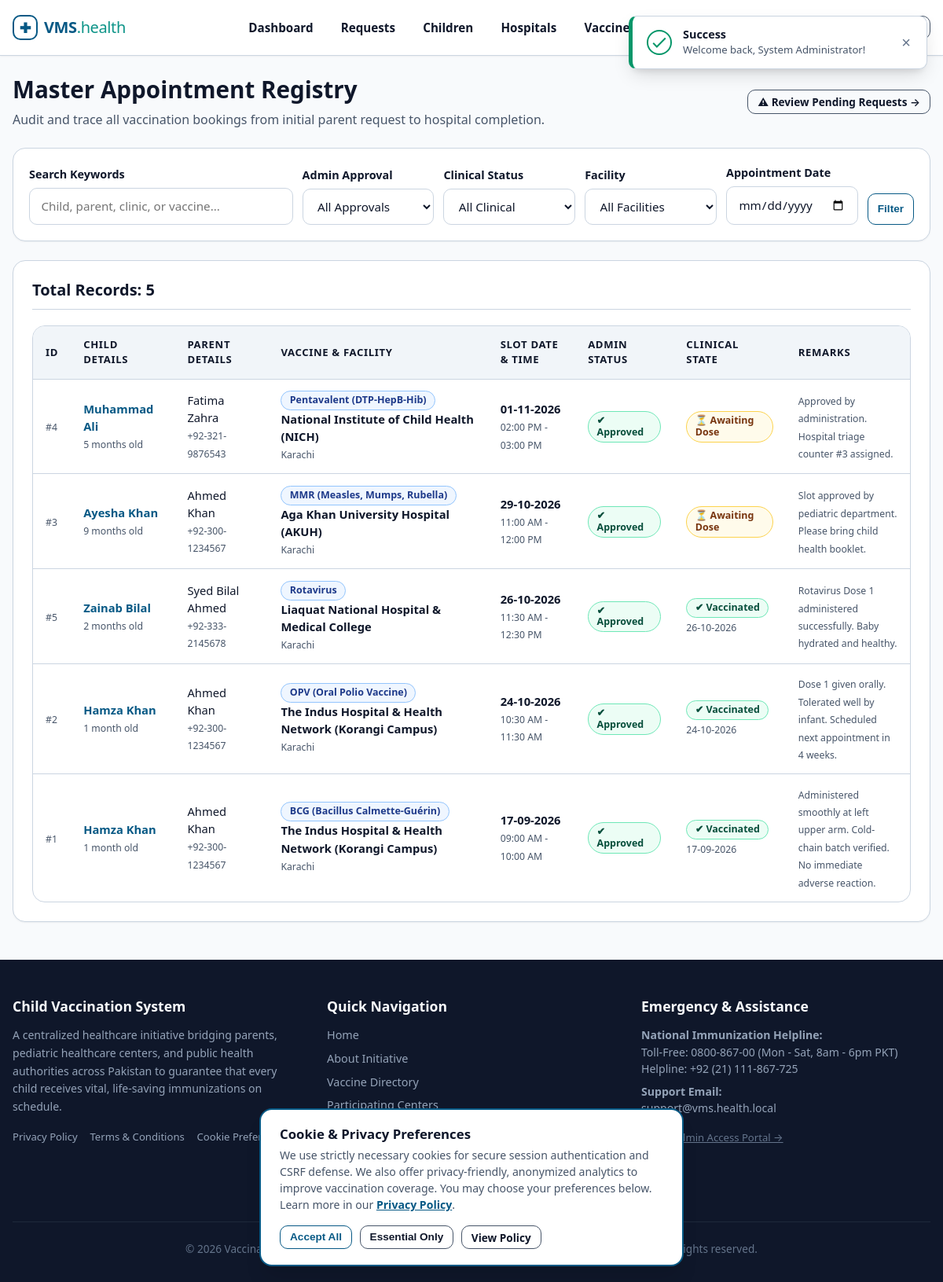
The page /vms/admin/bookings.php (signed in) on the database its author committed.
### tables this page shows
CREATE TABLE `bookings` (
  `id` INT UNSIGNED NOT NULL AUTO_INCREMENT,
  `child_id` INT UNSIGNED NOT NULL COMMENT 'Child receiving vaccination',
  `parent_id` INT UNSIGNED NOT NULL COMMENT 'Parent who booked appointment',
  `hospital_id` INT UNSIGNED NOT NULL COMMENT 'Selected vaccination center',
  `vaccine_id` INT UNSIGNED NOT NULL COMMENT 'Vaccine to be administered',
  `preferred_date` DATE NOT NULL COMMENT 'Date booked for the appointment',
  `time_slot` VARCHAR(30) NOT NULL COMMENT 'e.g. 09:00 AM - 10:00 AM',
  `admin_status` ENUM('pending', 'approved', 'rejected') NOT NULL DEFAULT 'pending' COMMENT 'Admin approval status',
  `vaccination_status` ENUM('pending', 'vaccinated', 'not_vaccinated') NOT NULL DEFAULT 'pending' COMMENT 'Hospital verification status',
  `vaccinated_on` DATETIME DEFAULT NULL COMMENT 'Timestamp when hospital confirmed vaccination',
  `remarks` TEXT DEFAULT NULL COMMENT 'Clinical observations or rejection/cancellation reasons',
  `created_at` DATETIME NOT NULL DEFAULT CURRENT_TIMESTAMP,
  PRIMARY KEY (`id`),
  KEY `idx_bookings_child` (`child_id`),
  KEY `idx_bookings_parent` (`parent_id`),
  KEY `idx_bookings_hospital` (`hospital_id`),
  KEY `idx_bookings_vaccine` (`vaccine_id`),
  KEY `idx_bookings_admin_status` (`admin_status`),
  KEY `idx_bookings_vac_status` (`vaccination_status`),
  KEY `idx_bookings_preferred_date` (`preferred_date`),
  KEY `idx_bookings_parent_child` (`parent_id`, `child_id`),
  KEY `idx_bookings_hosp_schedule` (`hospital_id`, `preferred_date`, `vaccination_status`),
  CONSTRAINT `fk_bookings_child` FOREIGN KEY (`child_id`)
    REFERENCES `children` (`id`) ON DELETE CASCADE ON UPDATE CASCADE,
  CONSTRAINT `fk_bookings_parent` FOREIGN KEY (`parent_id`)
    REFERENCES `parents` (`id`) ON DELETE CASCADE ON UPDATE CASCADE,
  CONSTRAINT `fk_bookings_hospital` FOREIGN KEY (`hospital_id`)
    REFERENCES `hospitals` (`id`) ON DELETE CASCADE ON UPDATE CASCADE,
  CONSTRAINT `fk_bookings_vaccine` FOREIGN KEY (`vaccine_id`)
    REFERENCES `vaccines` (`id`) ON DELETE CASCADE ON UPDATE CASCADE
);

CREATE TABLE `children` (
  `id` INT UNSIGNED NOT NULL AUTO_INCREMENT,
  `parent_id` INT UNSIGNED NOT NULL COMMENT 'Foreign key to parents.id',
  `name` VARCHAR(100) NOT NULL COMMENT 'Child full name',
  `dob` DATE NOT NULL COMMENT 'Date of birth used for schedule calculations',
  `gender` ENUM('male', 'female', 'other') NOT NULL COMMENT 'Biological gender',
  `blood_group` VARCHAR(10) NOT NULL COMMENT 'Blood group e.g. A+, B+, O+, AB-',
  `created_at` DATETIME NOT NULL DEFAULT CURRENT_TIMESTAMP,
  PRIMARY KEY (`id`),
  KEY `idx_children_parent_id` (`parent_id`),
  KEY `idx_children_dob` (`dob`),
  CONSTRAINT `fk_children_parent` FOREIGN KEY (`parent_id`)
    REFERENCES `parents` (`id`) ON DELETE CASCADE ON UPDATE CASCADE
);

CREATE TABLE `users` (
  `id` INT UNSIGNED NOT NULL AUTO_INCREMENT,
  `name` VARCHAR(100) NOT NULL COMMENT 'Full name of user or organization representative',
  `email` VARCHAR(120) NOT NULL COMMENT 'Unique login email address',
  `password_hash` VARCHAR(255) NOT NULL COMMENT 'Bcrypt password hash produced by password_hash()',
  `role` ENUM('admin', 'parent', 'hospital') NOT NULL COMMENT 'System role controlling authorization',
  `created_at` DATETIME NOT NULL DEFAULT CURRENT_TIMESTAMP,
  PRIMARY KEY (`id`),
  UNIQUE KEY `uk_users_email` (`email`),
  KEY `idx_users_role` (`role`)
);

CREATE TABLE `parents` (
  `id` INT UNSIGNED NOT NULL AUTO_INCREMENT,
  `user_id` INT UNSIGNED NOT NULL COMMENT 'Foreign key to users.id',
  `phone` VARCHAR(25) NOT NULL COMMENT 'Primary contact number for notifications (+92)',
  `address` TEXT NOT NULL COMMENT 'Residential physical address',
  `created_at` DATETIME NOT NULL DEFAULT CURRENT_TIMESTAMP,
  PRIMARY KEY (`id`),
  UNIQUE KEY `uk_parents_user_id` (`user_id`),
  CONSTRAINT `fk_parents_user` FOREIGN KEY (`user_id`)
    REFERENCES `users` (`id`) ON DELETE CASCADE ON UPDATE CASCADE
);

CREATE TABLE `vaccines` (
  `id` INT UNSIGNED NOT NULL AUTO_INCREMENT,
  `name` VARCHAR(100) NOT NULL COMMENT 'Vaccine name e.g. BCG, OPV, MMR',
  `description` TEXT NOT NULL COMMENT 'Medical indications, preventable illnesses, instructions',
  `recommended_age_days` INT UNSIGNED NOT NULL COMMENT 'Days from birth when dose is due (0 = Birth)',
  `doses` INT UNSIGNED NOT NULL DEFAULT 1 COMMENT 'Total recommended doses in the series',
  `status` ENUM('available', 'unavailable') NOT NULL DEFAULT 'available',
  `created_at` DATETIME NOT NULL DEFAULT CURRENT_TIMESTAMP,
  PRIMARY KEY (`id`),
  KEY `idx_vaccines_status` (`status`),
  KEY `idx_vaccines_age_days` (`recommended_age_days`)
);

CREATE TABLE `hospitals` (
  `id` INT UNSIGNED NOT NULL AUTO_INCREMENT,
  `user_id` INT UNSIGNED NOT NULL COMMENT 'Foreign key to users.id',
  `name` VARCHAR(150) NOT NULL COMMENT 'Official name of the hospital / health center',
  `address` TEXT NOT NULL COMMENT 'Street address of the hospital',
  `city` VARCHAR(80) NOT NULL COMMENT 'City where hospital is located',
  `location` VARCHAR(150) NOT NULL COMMENT 'District, zone, or prominent landmark for parent search',
  `phone` VARCHAR(25) NOT NULL COMMENT 'Hospital reception / pediatric hotline',
  `status` ENUM('active', 'inactive') NOT NULL DEFAULT 'active' COMMENT 'Account status',
  `created_at` DATETIME NOT NULL DEFAULT CURRENT_TIMESTAMP,
  PRIMARY KEY (`id`),
  UNIQUE KEY `uk_hospitals_user_id` (`user_id`),
  KEY `idx_hospitals_city` (`city`),
  KEY `idx_hospitals_status` (`status`),
  CONSTRAINT `fk_hospitals_user` FOREIGN KEY (`user_id`)
    REFERENCES `users` (`id`) ON DELETE CASCADE ON UPDATE CASCADE
);

### vms/includes/functions.php (called while the page is built, shortened)
<?php
function url(string $path = ''): string
{
    return BASE_URL . ltrim($path, '/');
}
function e($value): string
{
    return htmlspecialchars((string)$value, ENT_QUOTES, 'UTF-8');
}
function sanitizeInput($data): string
{
    return trim(str_replace(chr(0), '', $data));
}
function formatDate(?string $dateString, string $format = 'd-m-Y'): string
{
    $timestamp = strtotime($dateString);
    return date($format, $timestamp);
}
function formatAge(string $dob): string
{
    try {
        $birthDate = new DateTime($dob);
        $today = new DateTime('today');
        $diff = $birthDate->diff($today);
        if ($diff->m > 0) {
            return $diff->m . ' month' . ($diff->m > 1 ? 's' : '');
        }
        return $diff->d . ' day' . ($diff->d > 1 ? 's' : '');
    } catch (Exception $e) {
        return 'Unknown';
    }
}

### vms/admin/bookings.php (the view, shortened to what this page needs)
<?php
require_once __DIR__ . '/../includes/functions.php';
$pdo = getDBConnection();
$search          = sanitizeInput($_GET['search'] ?? '');
$filterDate      = sanitizeInput($_GET['date'] ?? '');
$sql = 'SELECT b.*,
               c.name AS child_name, c.dob AS child_dob, c.blood_group,
               p.phone AS parent_phone,
               u.name AS parent_name, u.email AS parent_email,
               h.name AS hospital_name, h.city AS hospital_city,
               v.name AS vaccine_name, v.doses AS vaccine_doses
        FROM bookings b
        JOIN children c ON b.child_id = c.id
        JOIN parents p ON b.parent_id = p.id
        JOIN users u ON p.user_id = u.id
        JOIN hospitals h ON b.hospital_id = h.id
        JOIN vaccines v ON b.vaccine_id = v.id
        WHERE 1=1';
$params = [];
$sql .= ' ORDER BY b.created_at DESC';
$stmt = $pdo->prepare($sql);
$stmt->execute($params);
$bookings = $stmt->fetchAll();
require_once __DIR__ . '/../includes/header.php';
?>
<div class="container">
    <div style="display: flex; justify-content: space-between; align-items: center; margin-bottom: 1.5rem; flex-wrap: wrap; gap: 1rem;">
        <div>
            <h1>Master Appointment Registry</h1>
            <p style="margin: 0;">Audit and trace all vaccination bookings from initial parent request to hospital completion.</p>
        </div>
        <div>
            <a href="<?= url('admin/requests.php'); ?>" class="btn btn-outline btn-sm">
                &#9888; Review Pending Requests &rarr;
            </a>
        </div>
    </div>
    <div class="card" style="margin-bottom: 1.5rem; padding: 1.25rem;">
        <form action="<?= url('admin/bookings.php'); ?>" method="GET" style="display: flex; flex-wrap: wrap; gap: 0.75rem; align-items: flex-end;">
            <div style="flex: 2; min-width: 200px;">
                <label for="search" class="form-label">Search Keywords</label>
                <input type="text" id="search" name="search" class="form-control" placeholder="Child, parent, clinic, or vaccine..." value="<?= e($search); ?>">
            </div>
            <div style="flex: 1; min-width: 140px;">
                <label for="admin_status" class="form-label">Admin Approval</label>
                <select id="admin_status" name="admin_status" class="form-select">
                    <option value="">All Approvals</option>
                </select>
            </div>
            <div style="flex: 1; min-width: 140px;">
                <label for="vac_status" class="form-label">Clinical Status</label>
                <select id="vac_status" name="vac_status" class="form-select">
                    <option value="">All Clinical</option>
                </select>
            </div>
            <div style="flex: 1; min-width: 160px;">
                <label for="hospital_id" class="form-label">Facility</label>
                <select id="hospital_id" name="hospital_id" class="form-select">
                    <option value="0">All Facilities</option>
                </select>
            </div>
            <div style="flex: 1; min-width: 130px;">
                <label for="date" class="form-label">Appointment Date</label>
                <input type="date" id="date" name="date" class="form-control" value="<?= e($filterDate); ?>">
            </div>
            <div style="display: flex; gap: 0.5rem;">
                <button type="submit" class="btn btn-primary btn-sm" style="height: 40px;">Filter</button>
            </div>
        </form>
    </div>
    <div class="card">
        <div class="card-header">
            <h3>Total Records: <?= count($bookings); ?></h3>
        </div>
        <?php if (empty($bookings)): ?>
            <div style="text-align: center; padding: 2.5rem; color: var(--text-muted);">
                <p>No appointment records match your search filters.</p>
            </div>
        <?php else: ?>
            <div class="table-responsive">
                <table class="table">
                    <thead>
                        <tr>
                            <th>ID</th>
                            <th>Child Details</th>
                            <th>Parent Details</th>
                            <th>Vaccine & Facility</th>
                            <th>Slot Date & Time</th>
                            <th>Admin Status</th>
                            <th>Clinical State</th>
                            <th>Remarks</th>
                        </tr>
                    </thead>
                    <tbody>
                        <?php foreach ($bookings as $b): ?>
                            <tr>
                                <td><small style="color: var(--text-muted);">#<?= (int)$b['id']; ?></small></td>
                                <td>
                                    <strong><a href="<?= url('admin/children.php?id=' . (int)$b['child_id']); ?>"><?= e($b['child_name']); ?></a></strong><br>
                                    <small style="color: var(--text-muted);"><?= formatAge($b['child_dob']); ?> old</small>
                                </td>
                                <td>
                                    <?= e($b['parent_name']); ?><br>
                                    <small style="color: var(--text-muted);"><?= e($b['parent_phone']); ?></small>
                                </td>
                                <td>
                                    <span class="badge badge-info"><?= e($b['vaccine_name']); ?></span><br>
                                    <strong><?= e($b['hospital_name']); ?></strong><br>
                                    <small style="color: var(--text-muted);"><?= e($b['hospital_city']); ?></small>
                                </td>
                                <td>
                                    <strong><?= formatDate($b['preferred_date']); ?></strong><br>
                                    <small style="color: var(--text-muted);"><?= e($b['time_slot']); ?></small>
                                </td>
                                <td>
                                    <?php if ($b['admin_status'] === 'approved'): ?>
                                        <span class="badge badge-success">&#10004; Approved</span>
                                    <?php elseif ($b['admin_status'] === 'pending'): ?>
                                        <span class="badge badge-warning">&#9203; Pending</span>
                                    <?php else: ?>
                                        <span class="badge badge-danger">&#10006; Rejected</span>
                                    <?php endif; ?>
                                </td>
                                <td>
                                    <?php if ($b['vaccination_status'] === 'vaccinated'): ?>
                                        <span class="badge badge-success">&#10004; Vaccinated</span><br>
                                        <small style="color: var(--text-muted);"><?= formatDate($b['vaccinated_on'], 'd-m-Y'); ?></small>
                                    <?php elseif ($b['vaccination_status'] === 'not_vaccinated'): ?>
                                        <span class="badge badge-danger">&#10006; Missed / Not Done</span>
                                    <?php else: ?>
                                        <span class="badge badge-warning">&#9203; Awaiting Dose</span>
                                    <?php endif; ?>
                                </td>
                                <td style="max-width: 200px;">
                                    <small style="color: var(--text-muted);"><?= e($b['remarks'] ?: '&mdash;'); ?></small>
                                </td>
                            </tr>
                        <?php endforeach; ?>
                    </tbody>
                </table>
            </div>
        <?php endif; ?>
    </div>
</div>
<?php require_once __DIR__ . '/../includes/footer.php'; ?>

### rows shown on the page
bookings: id "4", child.name "Muhammad Ali", child.dob "5 months", users.name "Fatima Zahra", parent.phone "+92-321-9876543", vaccine.name "Pentavalent (DTP-HepB-Hib)", hospital.name "National Institute of Child Health (NICH)", hospital.city "Karachi", preferred_date "01-11-2026", time_slot "02:00 PM - 03:00 PM", admin_status "✔ Approved", vaccination_status "⏳ Awaiting Dose", remarks "Approved by administration. Hospital triage counter #3 assigned."
bookings: id "3", child.name "Ayesha Khan", child.dob "9 months", users.name "Ahmed Khan", parent.phone "+92-300-1234567", vaccine.name "MMR (Measles, Mumps, Rubella)", hospital.name "Aga Khan University Hospital (AKUH)", hospital.city "Karachi", preferred_date "29-10-2026", time_slot "11:00 AM - 12:00 PM", admin_status "✔ Approved", vaccination_status "⏳ Awaiting Dose", remarks "Slot approved by pediatric department. Please bring child health booklet."
bookings: id "5", child.name "Zainab Bilal", child.dob "2 months", users.name "Syed Bilal Ahmed", parent.phone "+92-333-2145678", vaccine.name "Rotavirus", hospital.name "Liaquat National Hospital & Medical College", hospital.city "Karachi", preferred_date "26-10-2026", time_slot "11:30 AM - 12:30 PM", admin_status "✔ Approved", vaccinated_on "26-10-2026", remarks "Rotavirus Dose 1 administered successfully. Baby hydrated and healthy."
bookings: id "2", child.name "Hamza Khan", child.dob "1 month", users.name "Ahmed Khan", parent.phone "+92-300-1234567", vaccine.name "OPV (Oral Polio Vaccine)", hospital.name "The Indus Hospital & Health Network (Korangi Campus)", hospital.city "Karachi", preferred_date "24-10-2026", time_slot "10:30 AM - 11:30 AM", admin_status "✔ Approved", vaccinated_on "24-10-2026", remarks "Dose 1 given orally. Tolerated well by infant. Scheduled next appointment in 4 weeks."
bookings: id "1", child.name "Hamza Khan", child.dob "1 month", users.name "Ahmed Khan", parent.phone "+92-300-1234567", vaccine.name "BCG (Bacillus Calmette-Guérin)", hospital.name "The Indus Hospital & Health Network (Korangi Campus)", hospital.city "Karachi", preferred_date "17-09-2026", time_slot "09:00 AM - 10:00 AM", admin_status "✔ Approved", vaccinated_on "17-09-2026", remarks "Administered smoothly at left upper arm. Cold-chain batch verified. No immediate adverse reaction."

### other values the page prints
$flashType "Success"
$flashMsg "Welcome back, System Administrator!"
count($bookings) "5"
